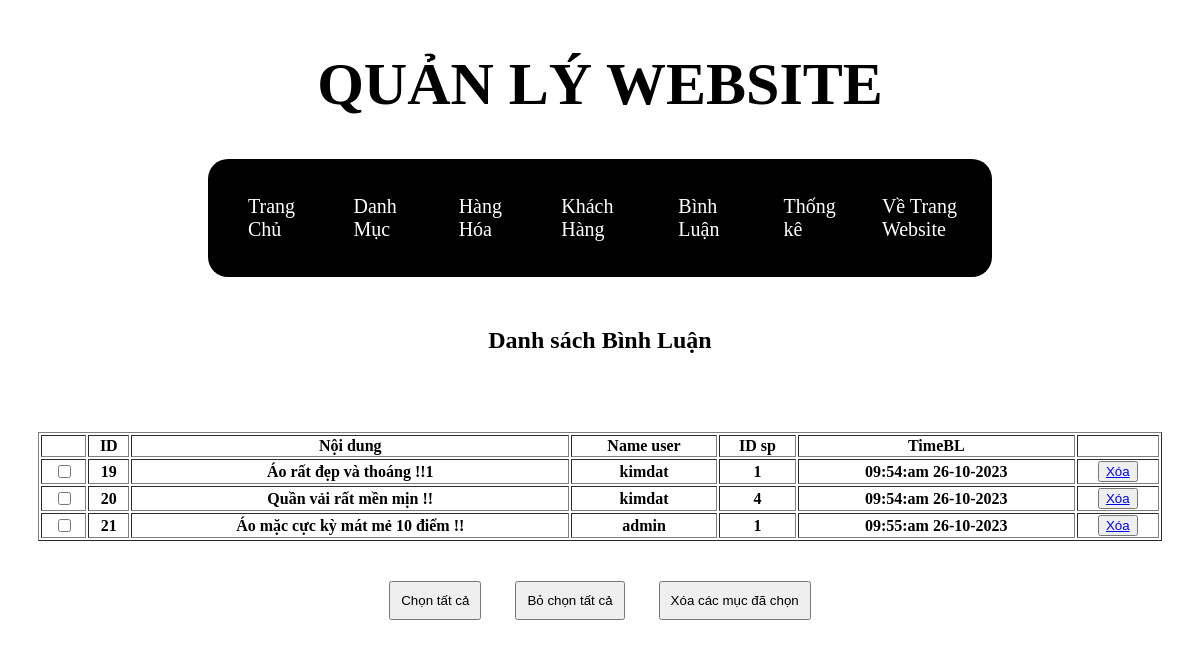
/admin/index.php?act=listbl, run on the app's committed database.
### tables this page shows
CREATE TABLE `binhluan` (
  `id` int(11) NOT NULL,
  `noidung` varchar(1000) NOT NULL,
  `name_user` varchar(200) NOT NULL,
  `idsp` int(11) NOT NULL,
  `timebl` varchar(200) NOT NULL
);

### model/pdo.php (called while the page is built, shortened)
<?php
function pdo_get_connection(){
    $dburl = "mysql:host=localhost;dbname=duanmau;charset=utf8";
    $username = 'root';
    $password = '';
    $conn = new PDO($dburl, $username, $password);
    $conn->setAttribute(PDO::ATTR_ERRMODE, PDO::ERRMODE_EXCEPTION);
    return $conn;
}
function pdo_query($sql){
    $sql_args = array_slice(func_get_args(), 1);
    try{
        $conn = pdo_get_connection();
        $stmt = $conn->prepare($sql);
        $stmt->execute($sql_args);
        $rows = $stmt->fetchAll();
        return $rows;
    }
    catch(PDOException $e){
        throw $e;
    }
    finally{
        unset($conn);
    }
}

### model/binh-luan.php (called while the page is built, shortened)
<?php
function binhluan_select_all()
{
    $sql = "SELECT * FROM binhluan";
    $listbl = pdo_query($sql);
    return $listbl;
}

### admin/binhluan/listbinhluan.php (the view, shortened to what this page needs)
<div class="list-sp">
    <div class="text-sp">
        <h2>Danh sách Bình Luận</h2>
    </div>
    <br>
    <bssr>
        <table border="1px" class="table-sp">
            <tr>
                <th></th>
                <th>ID</th>
                <th>Nội dung</th>
                <th>Name user</th>
                <th>ID sp</th>
                <th>TimeBL</th>
                <th></th>
            </tr>
            <?php foreach ($listbl as $bl) : ?>
                <tr>
                    <th><input type="checkbox" name="" id="" /></th>
                    <th><?= $bl['id'] ?></th>
                    <th><?= $bl['noidung'] ?></th>
                    <th><?= $bl['name_user'] ?></th>
                    <th><?= $bl['idsp'] ?></th>
                    <th><?= $bl['timebl'] ?></th>
                    <th class="sua-xoa">
                        <button><a href="index.php?act=deletbl&id=<?= $bl['id'] ?>">Xóa</a></button>
                    </th>
                </tr>
            <?php endforeach ?>
        </table>
        <div class="btn-list">
            <input type="button" value="Chọn tất cả" />
            <input type="button" value="Bỏ chọn tất cả" />
            <input type="button" value="Xóa các mục đã chọn" />
        </div>
</div>

### views/css/list-category.css (style rules this page uses)
table { width: 920px; margin-top: 40px; }
.btn-list { margin-top: 20px; padding: 20px; }
.btn-list input { margin: 0 15px; padding: 10px; }

### views/css/list-product.css (style rules this page uses)
.list-sp { padding-left: 30px; padding-right: 30px; }
.text-sp { text-align: center; margin-top: 50px; }
table { width: 100%; }
.btn-list { text-align: center; }

### data on the page
binhluan: id "19", noidung "Áo rất đẹp và thoáng !!1", name_user "kimdat", idsp "1", timebl "09:54:am 26-10-2023"
binhluan: id "20", noidung "Quần vải rất mền mịn !!", name_user "kimdat", idsp "4", timebl "09:54:am 26-10-2023"
binhluan: id "21", noidung "Áo mặc cực kỳ mát mẻ 10 điểm !!", name_user "admin", idsp "1", timebl "09:55:am 26-10-2023"
